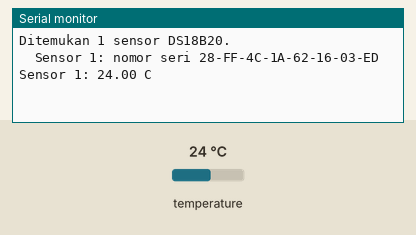
A sketch run on a simulated ESP32. Shown: the last lines printed to the serial monitor. The inputs (shaded band) are chosen by the test bench; at power-on: temperature 24 °C.

Above: at 1.7 s.
1.8 s: temperature set to 12 °C
At 4.5 s:
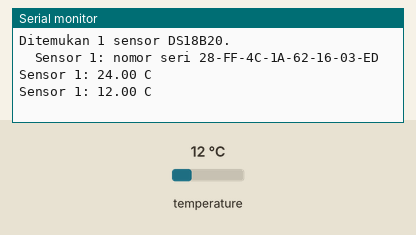
5.5 s: temperature set to 19 °C
At 7.8 s:
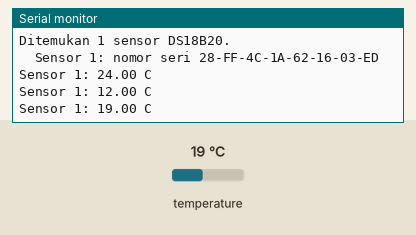
Timing chart, 0 to 9.3 s (numbered marks = the images above; inputs shaded):
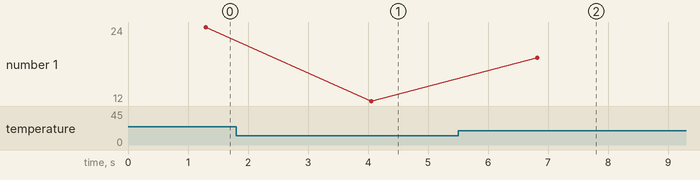

Measured:
- after the input at 1.8 s, the serial monitor: prints a new line after 2.3 s (image 1)
- after the input at 5.5 s, the serial monitor: prints a new line after 1.3 s (image 2)
- plotted number 1: 24 → 12 after the input at 1.8 s, 12 → 19 after the input at 5.5 s

The sketch:

modul07_ds18b20.ino
```cpp
// Modul 7 - Praktik 4: sensor suhu DS18B20 di bus 1-Wire
// Kaki DATA DS18B20 ke RX2 (GPIO 16, dipinjam sementara). Resistor pull-up 4,7 kOhm dari DATA ke 3,3 V
// (modul adaptor biasanya sudah membawanya). DS18B20 diberi 3,3 V, BUKAN 5 V.
// Library: OneWire 2.3.8 dan DallasTemperature 4.0.6. Pasang KEDUANYA: DallasTemperature tidak menawarkan OneWire.

#include <OneWire.h>
#include <DallasTemperature.h>

const int PIN_SATU_KABEL = 16;  // RX2: bus 1-Wire (dipinjam sementara, lihat PETA-PIN.md)
const int MAKS_SENSOR = 4;      // sketsa ini mencatat paling banyak 4 sensor

OneWire satuKabel(PIN_SATU_KABEL);           // "jalan" 1-Wire-nya
DallasTemperature sensorSuhu(&satuKabel);    // "penerjemah" DS18B20 yang memakai jalan itu
DeviceAddress nomorSeri[MAKS_SENSOR];        // tempat menyimpan nomor seri (8 byte) setiap sensor
int jumlahSensor = 0;

// Mencetak nomor seri 8 byte, misalnya 28-FF-64-1E-0F-6A-D3-3C.
void cetakNomorSeri(DeviceAddress nomor) {
  for (int i = 0; i < 8; i++) {
    if (nomor[i] < 0x10) {
      Serial.print("0");
    }
    Serial.print(nomor[i], HEX);
    if (i < 7) {
      Serial.print("-");
    }
  }
}

void setup() {
  Serial.begin(115200);
  delay(500);
  Serial.println();
  sensorSuhu.begin();  // menyusuri bus dan menghitung sensor yang menjawab
  jumlahSensor = sensorSuhu.getDeviceCount();
  if (jumlahSensor > MAKS_SENSOR) {
    jumlahSensor = MAKS_SENSOR;
  }
  Serial.print("Ditemukan ");
  Serial.print(jumlahSensor);
  Serial.println(" sensor DS18B20.");
  for (int i = 0; i < jumlahSensor; i++) {
    sensorSuhu.getAddress(nomorSeri[i], i);
    Serial.print("  Sensor ");
    Serial.print(i + 1);
    Serial.print(": nomor seri ");
    cetakNomorSeri(nomorSeri[i]);
    Serial.println();
  }
  if (jumlahSensor == 0) {
    Serial.println("Periksa kabel DATA (RX2), VCC (3,3 V), GND, dan resistor 4,7 kOhm, lalu tekan EN.");
  }
}

void loop() {
  if (jumlahSensor == 0) {  // belum ada sensor: ingatkan setiap 5 detik, kalau-kalau pesan di setup() terlewat
    Serial.println("Belum ada DS18B20 yang terbaca. Cabut USB, periksa kabel, lalu colokkan lagi.");
    delay(5000);
    return;
  }
  sensorSuhu.requestTemperatures();  // serukan kepada SEMUA sensor sekaligus: "ukur sekarang!" (sampai 750 ms)
  for (int i = 0; i < jumlahSensor; i++) {
    float suhu = sensorSuhu.getTempC(nomorSeri[i]);  // tanya satu per satu lewat nomor serinya
    Serial.print("Sensor ");
    Serial.print(i + 1);
    Serial.print(": ");
    if (suhu == DEVICE_DISCONNECTED_C) {  // -127: library tidak memercayai bacaan ini
      Serial.println("tidak terbaca! Kabelnya lepas atau dayanya terputus-putus?");
    } else if (suhu == 85.0) {            // 85: angka bawaan sensor yang baru menyala (library 4.0.6 biasanya menggantinya dengan -127)
      Serial.println("85.00 C (curiga: sensor baru menyala atau dayanya kurang)");
    } else {
      Serial.print(suhu, 2);
      Serial.println(" C");
    }
  }
  delay(2000);
}
```
